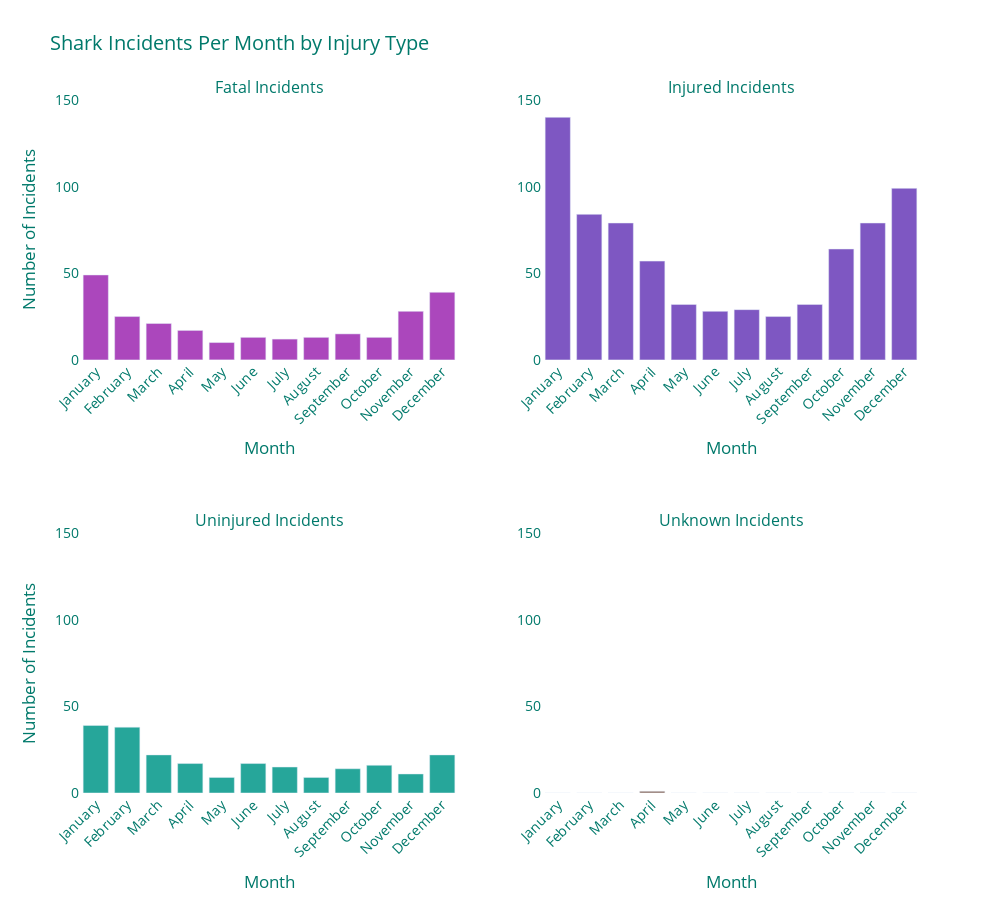

The notebook cell saved with this chart:
### Code cell
# Prepare the data: Group by incident month and victim injury
incidents_per_month = (
    shark_data.groupby(["incident_month", "victim_injury"])
    .size()
    .reset_index(name="count")
)

# Ensure all months are present
months = list(range(1, 13))  # 1 to 12 for all months
month_names = [
    "January",
    "February",
    "March",
    "April",
    "May",
    "June",
    "July",
    "August",
    "September",
    "October",
    "November",
    "December",
]

# Map month numbers to month names
incidents_per_month["month_name"] = incidents_per_month["incident_month"].map(
    dict(zip(months, month_names))
)

# Injury types and their corresponding colors
injury_types = ["fatal", "injured", "uninjured", "unknown"]
color_map = {
    "fatal": "#ab47bc",
    "injured": "#7e57c2",
    "uninjured": "#26a69a",
    "unknown": "#8d6e63",
}

# Create a subplot figure with 2 rows and 2 columns, increasing vertical spacing
fig = make_subplots(
    rows=2,
    cols=2,
    subplot_titles=[
        "Fatal Incidents",
        "Injured Incidents",
        "Uninjured Incidents",
        "Unknown Incidents",
    ],
    horizontal_spacing=0.1,
    vertical_spacing=0.25,  # Increased vertical spacing
)

# Map each injury type to a specific subplot
subplot_positions = {
    "fatal": (1, 1),
    "injured": (1, 2),
    "uninjured": (2, 1),
    "unknown": (2, 2),
}

for injury_type in injury_types:
    # Ensure all months are accounted for
    filtered_data = incidents_per_month[
        incidents_per_month["victim_injury"] == injury_type
    ]
    filtered_data = (
        filtered_data.set_index("month_name")
        .reindex(month_names, fill_value=0)
        .reset_index()
    )

    row, col = subplot_positions[injury_type]
    fig.add_trace(
        go.Bar(
            x=filtered_data["month_name"],
            y=filtered_data["count"],
            name=injury_type.capitalize(),
            marker_color=color_map[injury_type],
        ),
        row=row,
        col=col,
    )

# Update layout for aesthetics and size
fig.update_layout(
    title="Shark Incidents Per Month by Injury Type",
    font=dict(color="#00796b", size=14),
    plot_bgcolor="rgba(0,0,0,0)",  # Transparent background
    paper_bgcolor="rgba(0,0,0,0)",
    showlegend=False,
    height=900,  # Increased height
    width=1000,  # Width remains the same
)

# Remove gridlines from all subplots and ensure consistent y-axis range
fig.update_xaxes(showgrid=False)
fig.update_yaxes(
    showgrid=False, range=[0, 150]
)  # Set y-axis range from 0 to 150

# Update x-axis titles
fig.update_xaxes(title_text="Month", tickangle=-45, row=1, col=1)
fig.update_xaxes(title_text="Month", tickangle=-45, row=1, col=2)
fig.update_xaxes(title_text="Month", tickangle=-45, row=2, col=1)
fig.update_xaxes(title_text="Month", tickangle=-45, row=2, col=2)

# Update y-axis titles
fig.update_yaxes(title_text="Number of Incidents", row=1, col=1)
fig.update_yaxes(title_text="Number of Incidents", row=2, col=1)

# Show the graph
fig.show()

### Figure 1 — Plotly figure (JSON) as saved in the notebook; plotly's stock layout.template omitted (floating-point values rounded to 4 significant figures)
{"data": [{"marker": {"color": "#ab47bc"}, "name": "Fatal", "type": "bar", "x": ["January", "February", "March", "April", "May", "June", "July", "August", "September", "October", "November", "December"], "xaxis": "x", "y": [49, 25, 21, 17, 10, 13, 12, 13, 15, 13, 28, 39], "yaxis": "y"}, {"marker": {"color": "#7e57c2"}, "name": "Injured", "type": "bar", "x": ["January", "February", "March", "April", "May", "June", "July", "August", "September", "October", "November", "December"], "xaxis": "x2", "y": [140, 84, 79, 57, 32, 28, 29, 25, 32, 64, 79, 99], "yaxis": "y2"}, {"marker": {"color": "#26a69a"}, "name": "Uninjured", "type": "bar", "x": ["January", "February", "March", "April", "May", "June", "July", "August", "September", "October", "November", "December"], "xaxis": "x3", "y": [39, 38, 22, 17, 9, 17, 15, 9, 14, 16, 11, 22], "yaxis": "y3"}, {"marker": {"color": "#8d6e63"}, "name": "Unknown", "type": "bar", "x": ["January", "February", "March", "April", "May", "June", "July", "August", "September", "October", "November", "December"], "xaxis": "x4", "y": [0, 0, 0, 1, 0, 0, 0, 0, 0, 0, 0, 0], "yaxis": "y4"}], "layout": {"annotations": [{"font": {"size": 16}, "showarrow": false, "text": "Fatal Incidents", "x": 0.225, "xanchor": "center", "xref": "paper", "y": 1, "yanchor": "bottom", "yref": "paper"}, {"font": {"size": 16}, "showarrow": false, "text": "Injured Incidents", "x": 0.775, "xanchor": "center", "xref": "paper", "y": 1, "yanchor": "bottom", "yref": "paper"}, {"font": {"size": 16}, "showarrow": false, "text": "Uninjured Incidents", "x": 0.225, "xanchor": "center", "xref": "paper", "y": 0.375, "yanchor": "bottom", "yref": "paper"}, {"font": {"size": 16}, "showarrow": false, "text": "Unknown Incidents", "x": 0.775, "xanchor": "center", "xref": "paper", "y": 0.375, "yanchor": "bottom", "yref": "paper"}], "font": {"color": "#00796b", "size": 14}, "height": 900, "paper_bgcolor": "rgba(0,0,0,0)", "plot_bgcolor": "rgba(0,0,0,0)", "showlegend": false, "title": {"text": "Shark Incidents Per Month by Injury Type"}, "width": 1000, "xaxis": {"anchor": "y", "domain": [0, 0.45], "showgrid": false, "tickangle": -45, "title": {"text": "Month"}}, "xaxis2": {"anchor": "y2", "domain": [0.55, 1], "showgrid": false, "tickangle": -45, "title": {"text": "Month"}}, "xaxis3": {"anchor": "y3", "domain": [0, 0.45], "showgrid": false, "tickangle": -45, "title": {"text": "Month"}}, "xaxis4": {"anchor": "y4", "domain": [0.55, 1], "showgrid": false, "tickangle": -45, "title": {"text": "Month"}}, "yaxis": {"anchor": "x", "domain": [0.625, 1], "range": [0, 150], "showgrid": false, "title": {"text": "Number of Incidents"}}, "yaxis2": {"anchor": "x2", "domain": [0.625, 1], "range": [0, 150], "showgrid": false}, "yaxis3": {"anchor": "x3", "domain": [0, 0.375], "range": [0, 150], "showgrid": false, "title": {"text": "Number of Incidents"}}, "yaxis4": {"anchor": "x4", "domain": [0, 0.375], "range": [0, 150], "showgrid": false}}}
